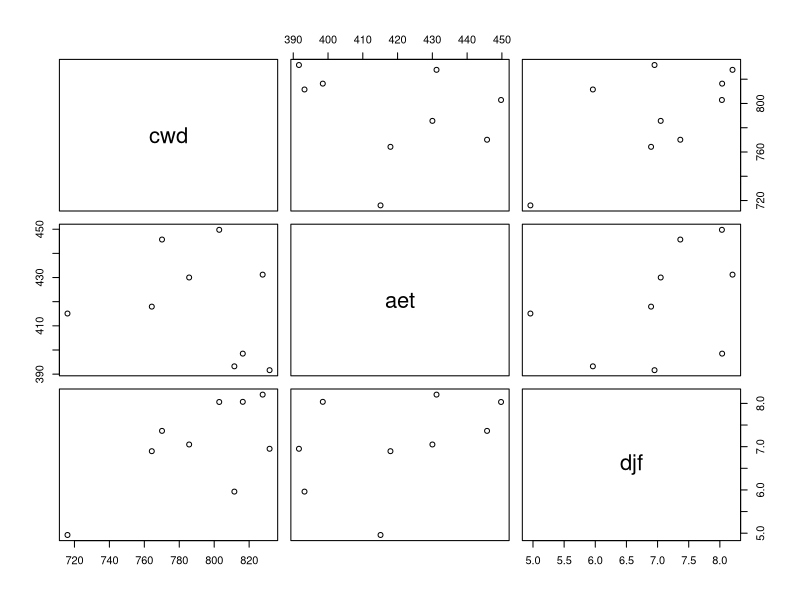

Write R code to recreate this figure. (Note: this script raises an error after producing the figure.)
# evaluate climate change magnitude under different scenarios

clim <- read.csv('data/pwd_climate_1km.csv',as.is=T)
head(clim)
clims <- data.frame(scenario=unique(clim$scenario),cwd=NA,aet=NA,tminmin=NA,ppt=NA,djf=NA,jja=NA)
for (c in c('cwd','aet','tminmin','ppt','djf','jja')){
  clims[,c] <- tapply(clim[,c],clim$scenario,mean)
}
clims
pairs(clims[,c('cwd','aet','djf')])
cor(clims[,c('cwd','aet','djf')])

# summary of scenarios in terms of range of changes in climate factors
# cwd: historic = 716, max fut = 831
#     for future exploration: 0, +40, +80, +120
# aet: historic 415, min/max fut = 391/450
#     for future exploration:  -25, 0, 25, 50
# tminmin: historic 4.4, max fut 7.6
#     for future exploration: 0, +1, +2, +3
#     same works for djf


head(clim)
hclim <- clim[clim$scenario=='historic',]
dclim <- clim[clim$scenario!='historic',]
c='cwd'
for (c in c('cwd','aet','tminmin','ppt','djf')){
  xx <- hclim[match(dclim$cell,hclim$cell),c]
  dclim[,c] <- dclim[,c]-xx
}
dclim$scencell <- paste0(dclim$scenario,dclim$cell)

deltas <- read.csv("data/pwd_niche_deltas.csv",as.is=T)
deltas$scencell <- paste0(deltas$scenario,deltas$cell)
head(deltas)
head(dclim)

d2d <- match(deltas$scencell,dclim$scencell)
deltas$dcwd <- dclim$cwd[d2d]
deltas$dtminmin <- dclim$tminmin[d2d]
deltas$dppt <- dclim$ppt[d2d]
head(deltas)

unique(deltas$species)
sp <- unique(deltas$species)[12]
plot(delta~dcwd,data=deltas[deltas$species==sp 
                            & deltas$algorithm=='maxent'
                            & deltas$var_set=='cwd_ppt_djf_jja',])
plot(delta~dtminmin,data=deltas[deltas$species==sp 
                                & deltas$algorithm=='maxent'
                                & deltas$var_set=='cwd_ppt_djf_jja',])
plot(delta~dppt,data=deltas[deltas$species==sp 
                                & deltas$algorithm=='maxent'
                                & deltas$var_set=='cwd_ppt_djf_jja',])
